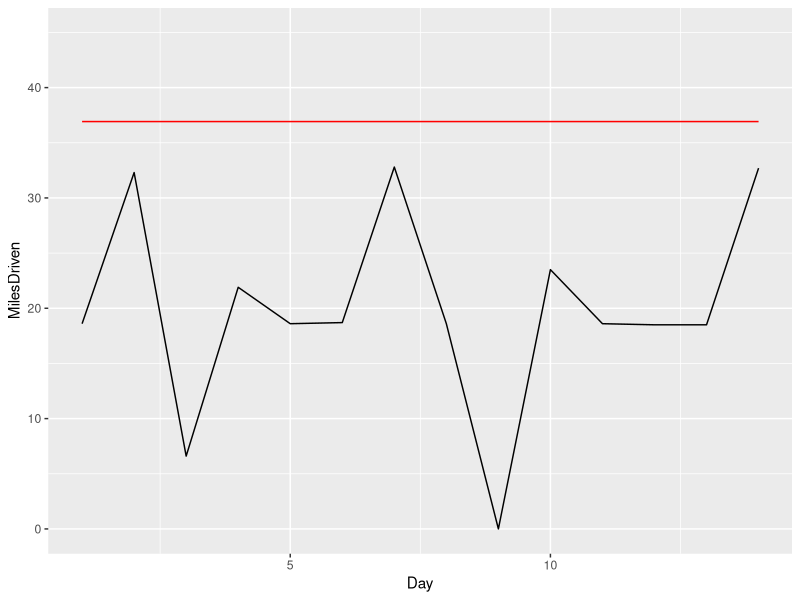

This figure's R source:
## ---- chunk 1
knitr::opts_chunk$set(echo = TRUE)
## ---- chunk 2
library(readxl)
library(ggplot2)
library(tidyverse)
miles_driven=read_excel('miles driven.xlsx')
## ---- chunk 3
avg_mi_US_per_day=13476/365

t.test(miles_driven$MilesDriven,mu=avg_mi_US_per_day,alternative='less')
## ---- chunk 4
ggplot(data=miles_driven,aes(x=Day,y=MilesDriven))+geom_line()+geom_line(y=avg_mi_US_per_day,color='red')+ylim(c(0,45))
  
